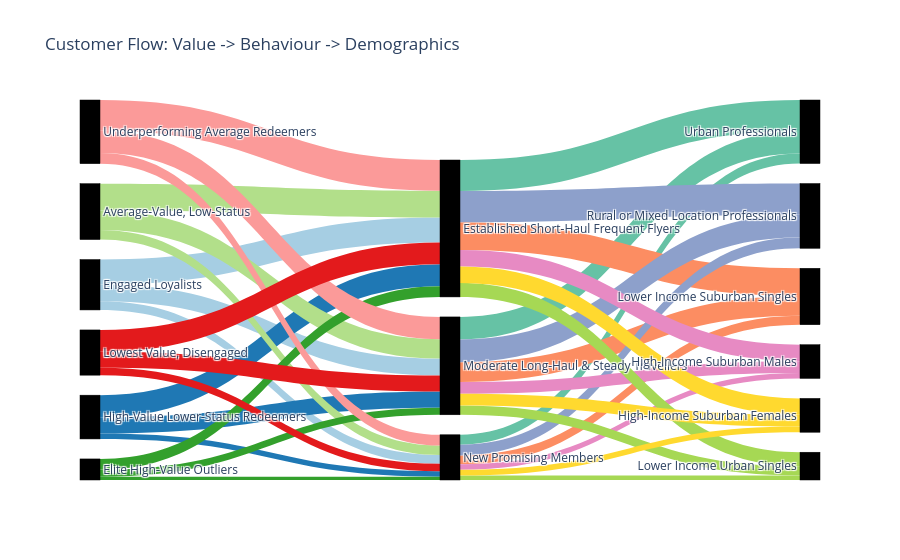

The code cell stored with this chart in its notebook:
### Code cell
# Defining names for each cluster for better interpretability
value_names = {
    0: "Engaged Loyalists",
    1: "High-Value Lower-Status Redeemers",
    2: "Average-Value, Low-Status",
    3: "Elite High-Value Outliers",
    4: "Underperforming Average Redeemers",
    5: "Lowest Value, Disengaged"
}
behav_names = {
    0: "New Promising Members",
    1: "Established Short-Haul Frequent Flyers",
    2: "Moderate Long-Haul & Steady Travellers"
}
demo_names = {
    0: "Urban Professionals",
    1: "Lower Income Suburban Singles",
    2: "Rural or Mixed Location Professionals",
    3: "High-Income Suburban Males",
    4: "Lower Income Urban Singles",
    5: "High-Income Suburban Females"
}

# Colour Maps
cmap_value = plt.get_cmap('Paired')
cmap_demo = plt.get_cmap('Set2')
value_colors = {i: mcolors.to_hex(cmap_value(i)) for i in range(6)}
demo_colors = {i: mcolors.to_hex(cmap_demo(i)) for i in range(6)}

# We group by the 3 columns and count the size of each combination
df_flow = active_membersDB.copy()
df_flow['Source_Label'] = df_flow['Value_Cluster'].map(value_names)
df_flow['Middle_Label'] = df_flow['Behaviour_Cluster'].map(behav_names)
df_flow['Target_Label'] = df_flow['Demo_Cluster'].map(demo_names)

# Get all unique labels across the 3 columns
all_labels = list(pd.concat([df_flow['Source_Label'], df_flow['Middle_Label'], df_flow['Target_Label']]).unique())
# Create a map from Label -> Index Number
label_map = {label: i for i, label in enumerate(all_labels)}

link1_df = df_flow.groupby(['Value_Cluster', 'Source_Label', 'Middle_Label']).size().reset_index(name='Count')
link2_df = df_flow.groupby(['Demo_Cluster', 'Middle_Label', 'Target_Label']).size().reset_index(name='Count')

sources = []
targets = []
values = []
link_colors = []
custom_data = []

# Link 1: Value -> Behaviour
for _, row in link1_df.iterrows():
    sources.append(label_map[row['Source_Label']])
    targets.append(label_map[row['Middle_Label']])
    values.append(row['Count'])
    link_colors.append(value_colors[row['Value_Cluster']])
    custom_data.append(f"From: {row['Source_Label']}<br>To: {row['Middle_Label']}")

# Link 2: Behaviour -> Demo
for _, row in link2_df.iterrows():
    sources.append(label_map[row['Middle_Label']])
    targets.append(label_map[row['Target_Label']])
    values.append(row['Count'])
    link_colors.append(demo_colors[row['Demo_Cluster']])
    custom_data.append(f"From: {row['Middle_Label']}<br>To: {row['Target_Label']}")

# Creating the Sankey diagram
fig = go.Figure(data=[go.Sankey(
    node=dict(
        pad=20,
        thickness=20,
        line=dict(color="black", width=0.5),
        label=all_labels,
        color="black",
    ),
    link=dict(
        source=sources,
        target=targets,
        value=values,
        color=link_colors,
        customdata=custom_data,
        hovertemplate='%{customdata}<br><b>Count: %{value} customers</b><extra></extra>'
    )
)])
fig.update_layout(title_text="Customer Flow: Value -> Behaviour -> Demographics")
fig.show()

### Figure 1 — Plotly figure (JSON) as saved in the notebook; plotly's stock layout.template omitted (floating-point values rounded to 4 significant figures)
{"data": [{"link": {"color": ["#a6cee3", "#a6cee3", "#a6cee3", "#1f78b4", "#1f78b4", "#1f78b4", "#b2df8a", "#b2df8a", "#b2df8a", "#33a02c", "#33a02c", "#33a02c", "#fb9a99", "#fb9a99", "#fb9a99", "#e31a1c", "#e31a1c", "#e31a1c", "#66c2a5", "#66c2a5", "#66c2a5", "#fc8d62", "#fc8d62", "#fc8d62", "#8da0cb", "#8da0cb", "#8da0cb", "#e78ac3", "#e78ac3", "#e78ac3", "#a6d854", "#a6d854", "#a6d854", "#ffd92f", "#ffd92f", "#ffd92f"], "customdata": ["From: Engaged Loyalists<br>To: Established Short-Haul Frequent Flyers", "From: Engaged Loyalists<br>To: Moderate Long-Haul & Steady Travellers", "From: Engaged Loyalists<br>To: New Promising Members", "From: High-Value Lower-Status Redeemers<br>To: Established Short-Haul Frequent Flyers", "From: High-Value Lower-Status Redeemers<br>To: Moderate Long-Haul & Steady Travellers", "From: High-Value Lower-Status Redeemers<br>To: New Promising Members", "From: Average-Value, Low-Status<br>To: Established Short-Haul Frequent Flyers", "From: Average-Value, Low-Status<br>To: Moderate Long-Haul & Steady Travellers", "From: Average-Value, Low-Status<br>To: New Promising Members", "From: Elite High-Value Outliers<br>To: Established Short-Haul Frequent Flyers", "From: Elite High-Value Outliers<br>To: Moderate Long-Haul & Steady Travellers", "From: Elite High-Value Outliers<br>To: New Promising Members", "From: Underperforming Average Redeemers<br>To: Established Short-Haul Frequent Flyers", "From: Underperforming Average Redeemers<br>To: Moderate Long-Haul & Steady Travellers", "From: Underperforming Average Redeemers<br>To: New Promising Members", "From: Lowest Value, Disengaged<br>To: Established Short-Haul Frequent Flyers", "From: Lowest Value, Disengaged<br>To: Moderate Long-Haul & Steady Travellers", "From: Lowest Value, Disengaged<br>To: New Promising Members", "From: Established Short-Haul Frequent Flyers<br>To: Urban Professionals", "From: Moderate Long-Haul & Steady Travellers<br>To: Urban Professionals", "From: New Promising Members<br>To: Urban Professionals", "From: Established Short-Haul Frequent Flyers<br>To: Lower Income Suburban Singles", "From: Moderate Long-Haul & Steady Travellers<br>To: Lower Income Suburban Singles", "From: New Promising Members<br>To: Lower Income Suburban Singles", "From: Established Short-Haul Frequent Flyers<br>To: Rural or Mixed Location Professionals", "From: Moderate Long-Haul & Steady Travellers<br>To: Rural or Mixed Location Professionals", "From: New Promising Members<br>To: Rural or Mixed Location Professionals", "From: Established Short-Haul Frequent Flyers<br>To: High-Income Suburban Males", "From: Moderate Long-Haul & Steady Travellers<br>To: High-Income Suburban Males", "From: New Promising Members<br>To: High-Income Suburban Males", "From: Established Short-Haul Frequent Flyers<br>To: Lower Income Urban Singles", "From: Moderate Long-Haul & Steady Travellers<br>To: Lower Income Urban Singles", "From: New Promising Members<br>To: Lower Income Urban Singles", "From: Established Short-Haul Frequent Flyers<br>To: High-Income Suburban Females", "From: Moderate Long-Haul & Steady Travellers<br>To: High-Income Suburban Females", "From: New Promising Members<br>To: High-Income Suburban Females"], "hovertemplate": "%{customdata}<br><b>Count: %{value} customers</b><extra></extra>", "source": [3, 3, 3, 2, 2, 2, 1, 1, 1, 4, 4, 4, 5, 5, 5, 0, 0, 0, 7, 6, 8, 7, 6, 8, 7, 6, 8, 7, 6, 8, 7, 6, 8, 7, 6, 8], "target": [7, 6, 8, 7, 6, 8, 7, 6, 8, 7, 6, 8, 7, 6, 8, 7, 6, 8, 9, 9, 9, 10, 10, 10, 12, 12, 12, 11, 11, 11, 13, 13, 13, 14, 14, 14], "value": [1256, 846, 436, 1112, 816, 277, 1355, 979, 481, 536, 356, 169, 1545, 1121, 542, 1094, 811, 373, 1564, 1137, 500, 1399, 998, 447, 1577, 1146, 538, 830, 590, 276, 701, 472, 226, 827, 586, 291]}, "node": {"color": "black", "label": ["Lowest Value, Disengaged", "Average-Value, Low-Status", "High-Value Lower-Status Redeemers", "Engaged Loyalists", "Elite High-Value Outliers", "Underperforming Average Redeemers", "Moderate Long-Haul & Steady Travellers", "Established Short-Haul Frequent Flyers", "New Promising Members", "Urban Professionals", "Lower Income Suburban Singles", "High-Income Suburban Males", "Rural or Mixed Location Professionals", "Lower Income Urban Singles", "High-Income Suburban Females"], "line": {"color": "black", "width": 0.5}, "pad": 20, "thickness": 20}, "type": "sankey"}], "layout": {"title": {"text": "Customer Flow: Value -> Behaviour -> Demographics"}}}
